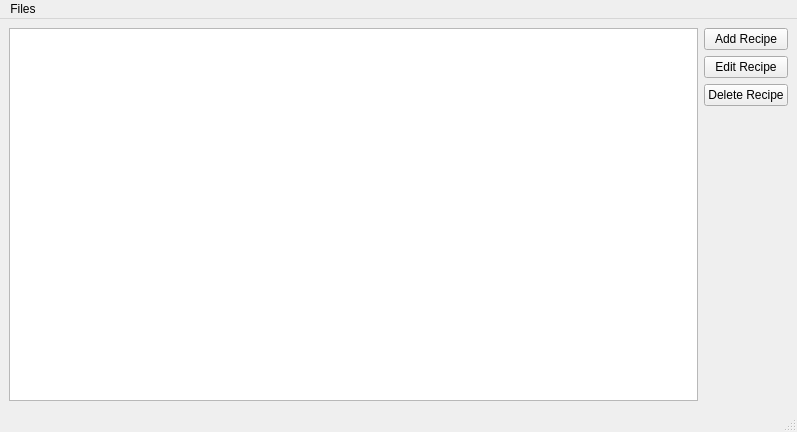
<?xml version="1.0" encoding="UTF-8"?>
<ui version="4.0">
 <class>MainWindow</class>
 <widget class="QMainWindow" name="MainWindow">
  <property name="geometry">
   <rect>
    <x>0</x>
    <y>0</y>
    <width>797</width>
    <height>432</height>
   </rect>
  </property>
  <property name="windowTitle">
   <string>MainWindow</string>
  </property>
  <widget class="QWidget" name="centralwidget">
   <layout class="QGridLayout" name="gridLayout">
    <item row="0" column="0" rowspan="5">
     <widget class="QListView" name="listView"/>
    </item>
    <item row="0" column="1">
     <widget class="QPushButton" name="add_recipe">
      <property name="text">
       <string>Add Recipe</string>
      </property>
     </widget>
    </item>
    <item row="1" column="1">
     <widget class="QPushButton" name="edit_recipe">
      <property name="text">
       <string>Edit Recipe</string>
      </property>
     </widget>
    </item>
    <item row="2" column="1">
     <widget class="QPushButton" name="delete_recipe">
      <property name="text">
       <string>Delete Recipe</string>
      </property>
     </widget>
    </item>
    <item row="4" column="1">
     <spacer name="verticalSpacer">
      <property name="orientation">
       <enum>Qt::Vertical</enum>
      </property>
      <property name="sizeHint" stdset="0">
       <size>
        <width>20</width>
        <height>40</height>
       </size>
      </property>
     </spacer>
    </item>
   </layout>
  </widget>
  <widget class="QMenuBar" name="menubar">
   <property name="geometry">
    <rect>
     <x>0</x>
     <y>0</y>
     <width>797</width>
     <height>20</height>
    </rect>
   </property>
   <widget class="QMenu" name="menuFiles">
    <property name="title">
     <string>Files</string>
    </property>
    <addaction name="actionJSON"/>
    <addaction name="actionShop_List"/>
   </widget>
   <addaction name="menuFiles"/>
  </widget>
  <widget class="QStatusBar" name="statusbar"/>
  <action name="actionJSON">
   <property name="text">
    <string>Load JSON file</string>
   </property>
  </action>
  <action name="actionShop_List">
   <property name="text">
    <string>Create Shopping List</string>
   </property>
  </action>
 </widget>
 <resources/>
 <connections/>
</ui>
